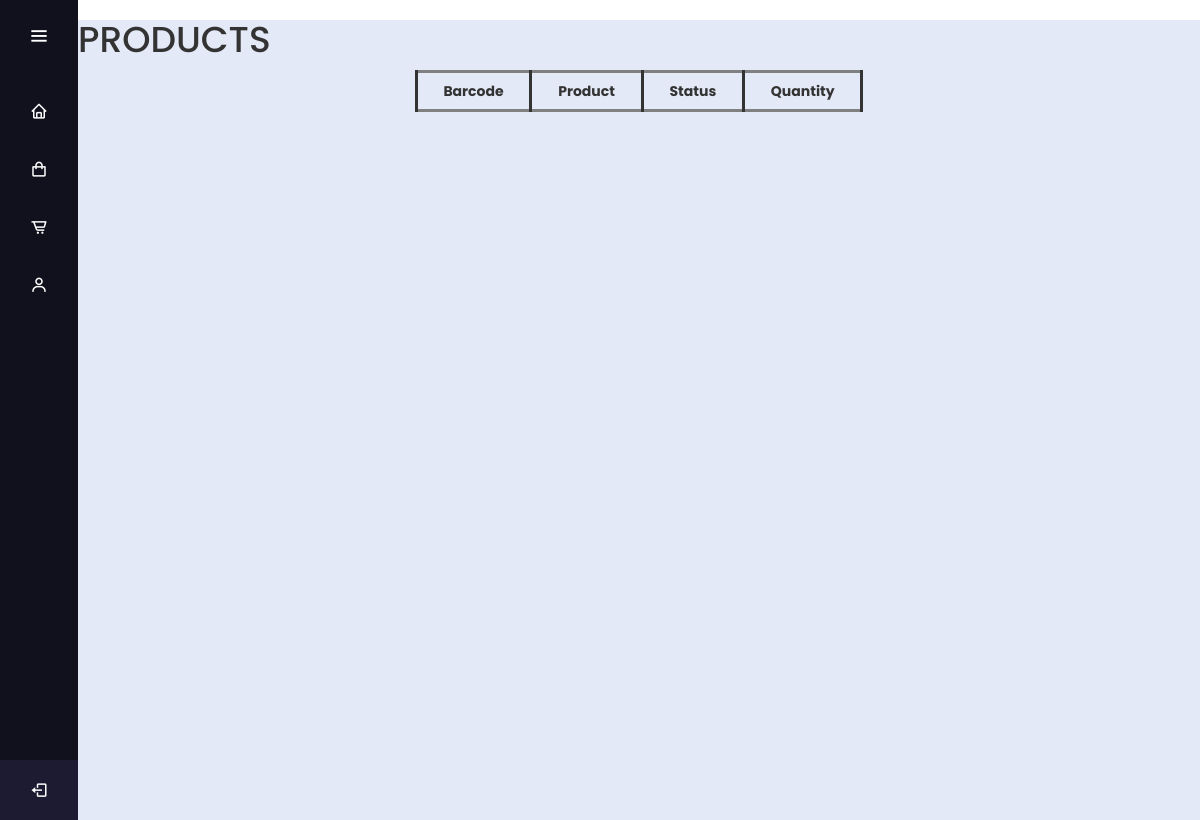
The app's page /Homepage (signed in), older data.
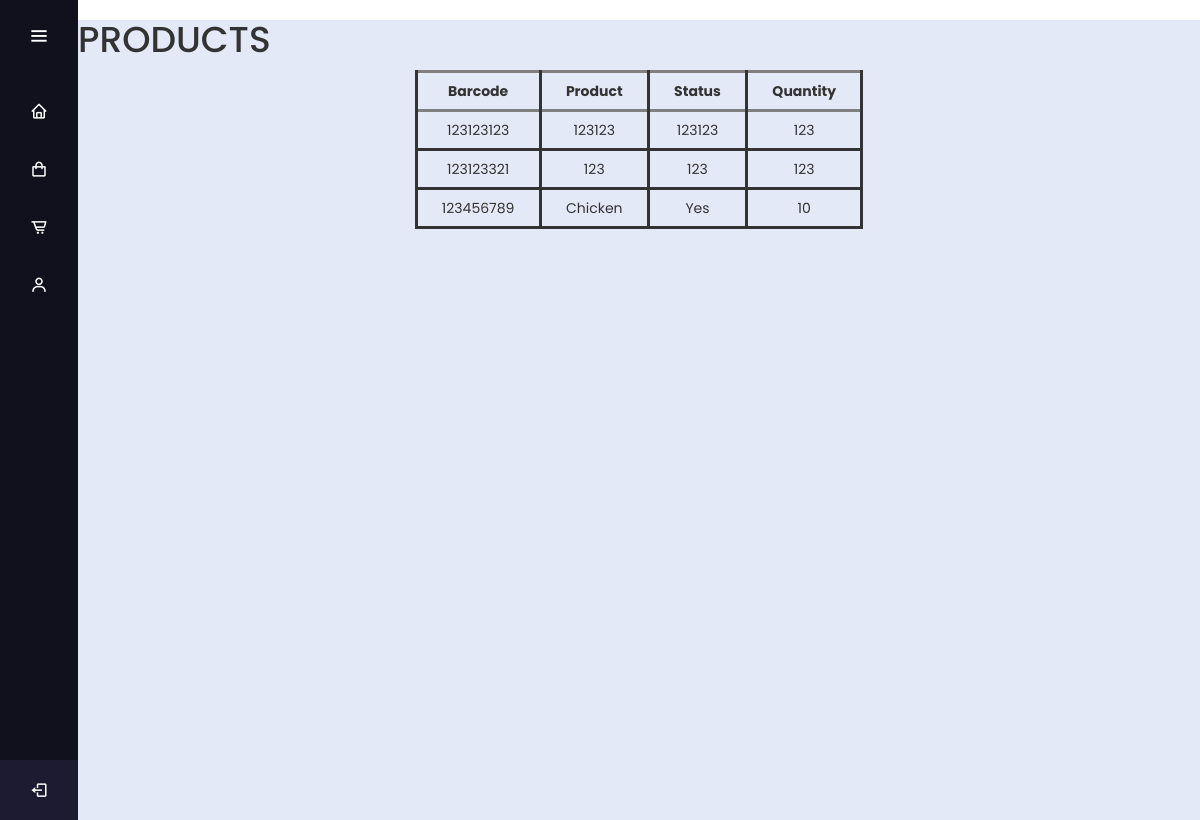
The same page, newer data.
### app.py (models this page shows, shortened)
class Products(db.Model):
    __tablename__="product"
    barcode = db.Column(db.Integer,primary_key=True)
    product = db.Column(db.String(50))
    status = db.Column(db.String(50))
    quantity = db.Column(db.Integer)

### app.py (the view)
@app.route("/Homepage")
def Homepage():
    if not session.get("name"):
        return redirect("/")
    else:
        rows = Products.query.all()
        return render_template("Homepage.html",rows=rows)

### templates/Homepage.html (shortened to what this page needs)
{% extends "bootstrap/base.html" %}
{% block content %}
<h1>PRODUCTS</h1>
<table class="table table-hover center" >
  <thead>
    <tr>
    <th scope="col">Barcode</th>
    <th scope="col">Product</th>
    <th scope="col">Status</th>
    <th scope="col">Quantity</th>
</tr>
</thead>
    <tbody>
      {% for row in rows %}
      <tr>
        <td>{{ row.barcode }}</td>
        <td>{{ row.product }}</td>
        <td>{{ row.status }}</td>
        <td>{{ row.quantity }}</td>
      </tr>
      {% endfor %}
    </tbody>
  </table>
{% endblock %}

### templates/bootstrap/base.html (shortened to what this page needs)
<!DOCTYPE html>
<html lang="en" dir="ltr">
  <head>
    {% block styles %}
    <link rel="stylesheet" href="static/style.css">
    <link href='https://unpkg.com/boxicons@2.0.7/css/boxicons.min.css' rel='stylesheet'>
    <link rel="stylesheet" href="https://maxcdn.bootstrapcdn.com/bootstrap/3.4.1/css/bootstrap.min.css">
     {% endblock %}
   </head>
<body>{% block sidebar %}
  <div class="sidebar">
    <div class="logo-details">
        <i class='bx bx-menu' id="btn" ></i>
    </div>
    <ul class="nav-list">
     <li>
      <a href="{{url_for('Homepage')}}">
        <i class='bx bx-home' ></i>
      </a>
    </li>
     <li>
       <a href="{{url_for('product')}}">
        <i class='bx bx-shopping-bag'></i>
       </a>
     </li>
     <li>
       <a href="{{url_for('orders')}}">
         <i class='bx bx-cart-alt' ></i>
       </a>
     </li>
     <li>
      <a href="{{url_for('about_us')}}">
        <i class='bx bx-user' ></i>
      </a>
    </li>
     <li class="profile">
         <div class="profile-details">
           <div class="name_job">
             <div class="name">User Name</div>
             <div class="job">log_out</div>
           </div>
         </div>
         <a href="{{url_for('logout')}}">
         <i class='bx bx-log-out' id="log_out" ></i>
        </a>
     </li>
    </ul>
   </div>
   {% endblock %}
   <section class="home-section">{% block content %}{% endblock %}</section>
</body>
</html>

### static/style.css (style rules this page uses)
* { margin: 0; padding: 0; box-sizing: border-box; font-family: "Poppins" , sans-serif; }
.sidebar { position: fixed; left: 0; top: 0; height: 100%; width: 78px; background: #11101D; padding: 6px 14px; z-index: 99; transition: all 0.5s ease; }
.sidebar .logo-details { height: 60px; display: flex; align-items: center; position: relative; }
.sidebar .logo-details #btn { position: absolute; top: 50%; right: 0; transform: translateY(-50%); font-size: 22px; transition: all 0.4s ease; font-size: 23px; text-align: center; cursor: pointer; transition: all 0.5s ease; }
.sidebar i { color: #fff; height: 60px; min-width: 50px; font-size: 28px; text-align: center; line-height: 60px; }
.sidebar .nav-list { margin-top: 20px; height: 100%; }
.sidebar li { position: relative; margin: 8px 0; list-style: none; }
.sidebar li a { display: flex; height: 100%; width: 100%; border-radius: 12px; align-items: center; text-decoration: none; transition: all 0.4s ease; background: #11101D; }
.sidebar li i { height: 50px; line-height: 50px; font-size: 18px; border-radius: 12px; }
.sidebar li.profile { position: fixed; height: 60px; width: 78px; left: 0; bottom: -8px; padding: 10px 14px; background: #1d1b31; transition: all 0.5s ease; overflow: hidden; }
.sidebar li .profile-details { display: flex; align-items: center; flex-wrap: nowrap; }
.sidebar li.profile .name, .sidebar li.profile .job { font-size: 15px; font-weight: 400; color: #fff; white-space: nowrap; }
.sidebar li.profile .job { font-size: 12px; }
.sidebar .profile #log_out { position: absolute; top: 50%; right: 0; transform: translateY(-50%); background: #1d1b31; width: 100%; height: 60px; line-height: 60px; border-radius: 0px; transition: all 0.5s ease; }
.home-section { position: relative; background: #E4E9F7; min-height: 100vh; top: 0; left: 78px; width: calc(100% - 78px); transition: all 0.5s ease; z-index: 2; }

### templates/bootstrap/base.html (style rules this page uses)
.center { margin-left: auto; margin-right: auto; width:40%; }
tbody,td,thead,th { border-top-style: solid; border-left-style: solid; border-right-style: solid; border-bottom-style: solid; }
td,thead,th { text-align: center; vertical-align: middle; border-right-style: solid; border-top-style: solid; width:10%; }

Row changes from the older to the newer data that the page shows:
added Products: barcode "123123123", product "123123", status "123123", quantity "123"
added Products: barcode "123123321", product "123", status "123", quantity "123"
added Products: barcode "123456789", product "Chicken", status "Yes", quantity "10"
